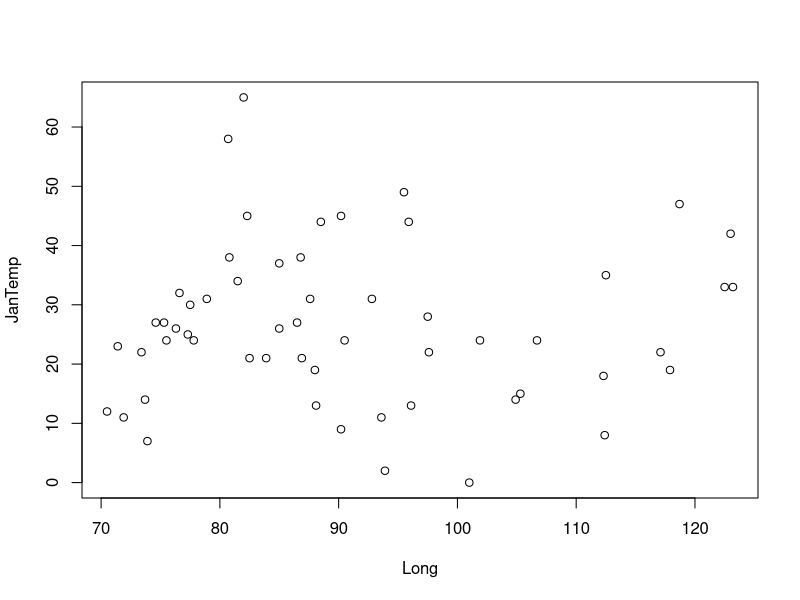
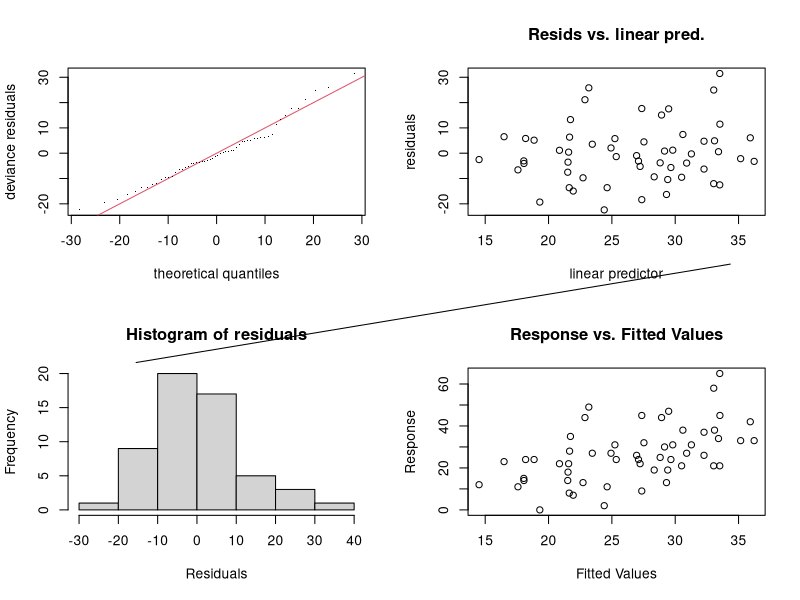
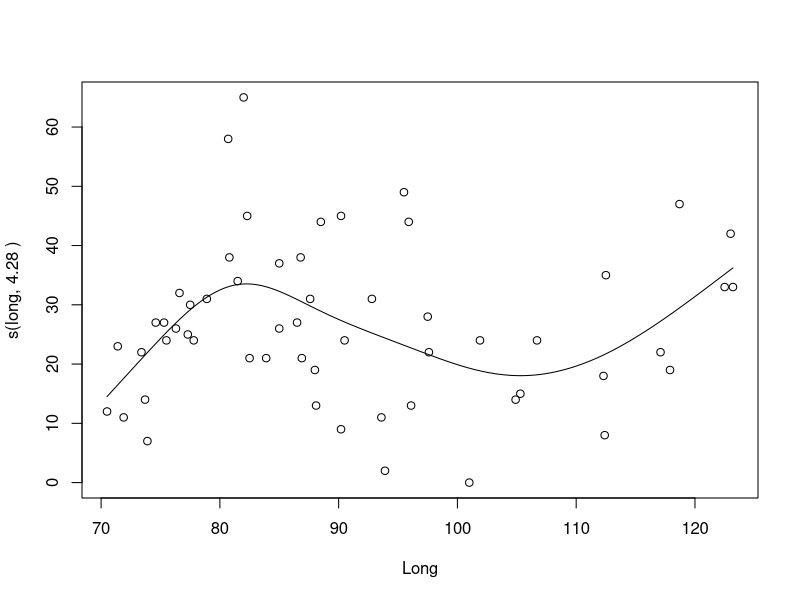
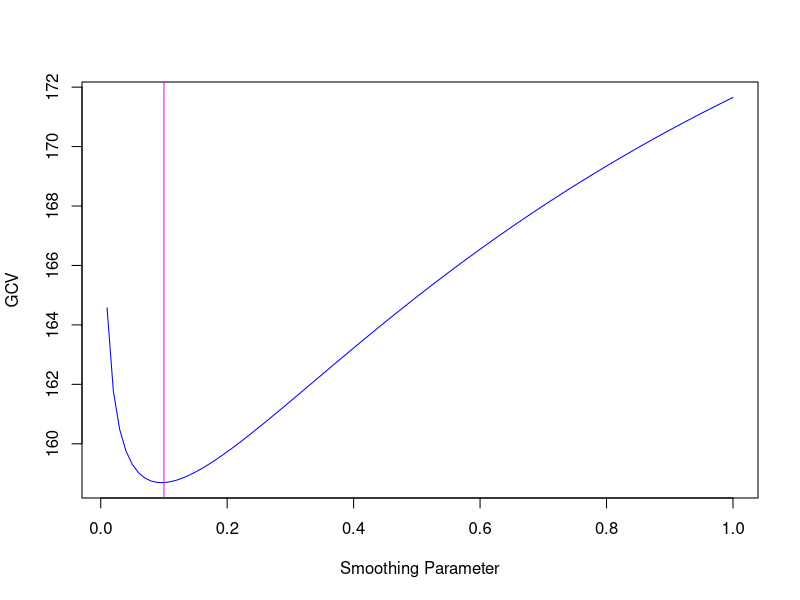
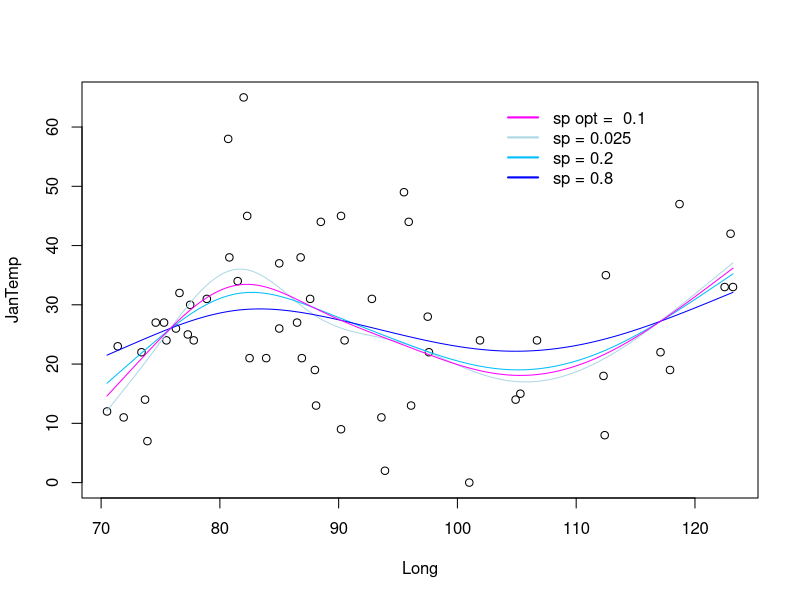
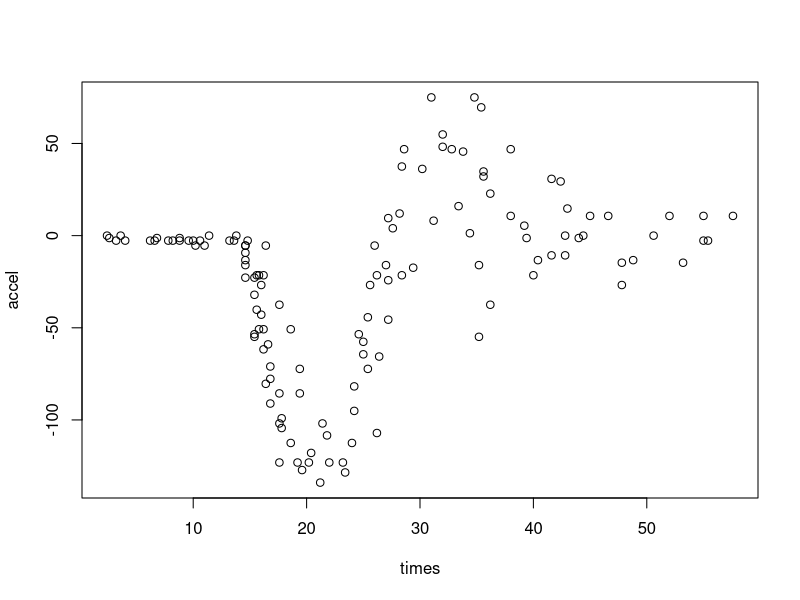
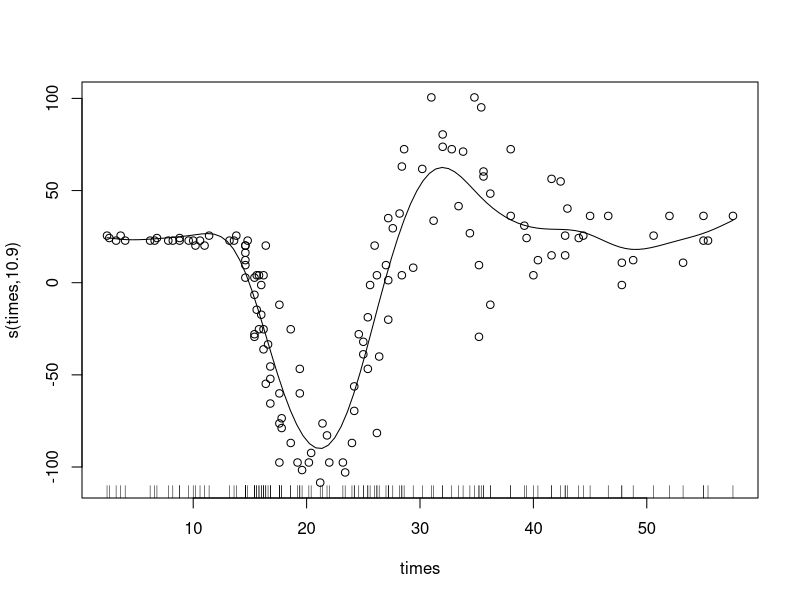
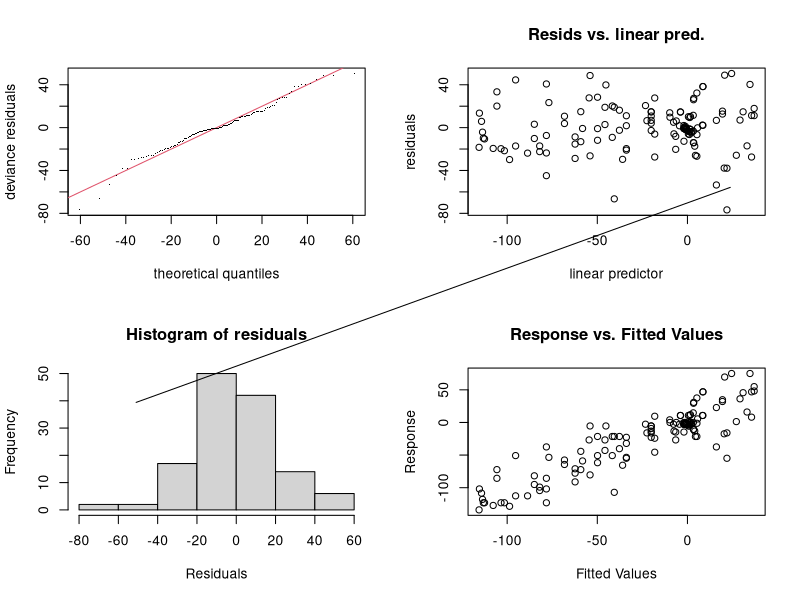

Reproduce these figures in R, in order.

#======================================================= GLAM Spring 2021 HW10 =====================================================

#--- Ex. 1 As in HW09, we are interested in the "temperature.txt" dataset.

# a) Fit a GAM model to describe the behavior of January temperature with respect to the Longitude.

rm(list = ls())
require(mgcv)
temp <- read.table(file='temperature.txt',header=T)
attach(temp)
n <- 56
par(mfrow=c(1,1))
plot(Long,JanTemp)

temp.spline <- gam(JanTemp~s(Long))
gam.check(temp.spline)
abline(0,1)
par(mfrow=c(1,1))
plot(x = Long, y = JanTemp, ylab = paste("s(long,",round(sum(temp.spline$edf)-1,digits = 2),")"))
x <- seq(from = min(Long), to = max(Long), by = 1e-2)
lines(x = x, y = predict(temp.spline, newdata = data.frame(Long = x)))
# temp.spline$sp
# plot(temp.spline,residuals=TRUE,se=FALSE,pch=1)


# b) Code a cross-validation procedure to select the best bandwidth parameter, according to the GCV criterion. Then plot the
#    curve of the criterion vs. the value of the parameter.

fine <- 100
GCV <- 1:fine
for (i in 1:fine){
  GCV[i] <- gam(JanTemp~s(Long), sp=i/fine, data=temp)$gcv.ubre
}
opt <- which.min(GCV)/fine
plot(1:fine/fine, GCV, xlab = "Smoothing Parameter", type = "l", col = "blue")
abline(v=opt, col = "magenta")

# c) Fit three different models with varying smoothing parameter and the optimal one. Plot the corresponding curve along with each other.
#    Does the optimal smoothing parameter yield a sensibly better curve than the other values?

temp.spline0.025 <- gam(JanTemp~s(Long),sp=0.025)
temp.spline0.2 <- gam(JanTemp~s(Long),sp=0.2)
temp.spline0.8 <- gam(JanTemp~s(Long),sp=0.8)
temp.spline.optim <- gam(JanTemp~s(Long),sp=opt)

plot(x = Long, y = JanTemp)
lines(x = x, y = predict(temp.spline0.025, newdata = data.frame(Long = x)), col = "lightblue")
lines(x = x, y = predict(temp.spline0.2, newdata = data.frame(Long = x)), col = "deepskyblue")
lines(x = x, y = predict(temp.spline0.8, newdata = data.frame(Long = x)), col = "blue")
lines(x = x, y = predict(temp.spline.optim, newdata = data.frame(Long = x)), col = "magenta")
legend(x = 103, y = 65,legend=c(paste('sp opt = ', opt),'sp = 0.025','sp = 0.2','sp = 0.8'), col=c('magenta','lightblue','deepskyblue','blue'),lwd=2,lty=1,bty='n')

#--- Ex. 2

# See analytical derivation of the projection matrix onto the spline basis.


#--- Ex. 3
#
#          The "mcycle" dataset (packages "MASS") records a series of measurements of head acceleration in a simulated motorcycle accident,
#          used to test crash helmets. The variables are "times" in milliseconds after impact, and "accel" in G. The influence matrix "A" of a
#          linear smoother allows linear representation of the model through \hat{y} = Ay, given the smoothing parameter lambda.


# a) Fit a gam model to capture the dependence of "accel" on "times".

require(MASS)
plot(mcycle)
mc <- gam(accel~s(times, k=20),data=mcycle)
plot(mc,residuals=TRUE,se=FALSE,pch=1)
summary(mc)
gam.check(mc)
abline(1,1)

# b) 
#     Fitting the model to I_j and evaluating the fitted values \hat{\mu}_i, is equivalent to forming \hat{\mu}_i = A*I_j,
#     the jth column of A. Making use of the columns of the identity matrix, find the influence matrix A corresponding to your model model in a).

n <- nrow(mcycle)
A <- matrix(0,n,n)
for (i in 1:n){
  mcycle$y <- mcycle$accel*0
  mcycle$y[i] <- 1
  A[,i] <- fitted(gam(y~s(times, k=20),data=mcycle,sp=mc$sp))
}

# c) What values do the rows of A sum to? How is it related to the intercept of your model?

rowSums(A) # sum up to 1, the model does not penalize the constant, we need b = Ab when b is a vector of constant.

# d) the linear representation of the smoother show that our model replaces each values y_i by a weighted sum of the
#    neighbouring y_i values. Plot the weights used to compute the 65th predicted value, with "times" in abcissa. This is known as
#    the "equivalent kernel".

plot(mcycle$times,A[65,],type="l",ylim=c(-0.05,0.15))
mcycle$times[65]

# e) Plot all the equivalent kernels on the same frame. Why do their peak heights vary?

for (i in 1:n){
  lines(mcycle$times,A[i,]) # vary with the number of data in the neighborhood (fewer data => higher kernel => sum up to 1)
}

# f) Finally, vary the smoothing parameter arround the GCV slected value. What happens to the equivalent kernel for the 65th
#    observation?

par(mfrow=c(2,2))
mcycle$y <- mcycle$accel*0
mcycle$y[65] <- 1
for (k in 1:4){
  plot(mcycle$times,fitted(gam(y~s(times,k=20),data=mcycle,sp=mc$sp*10^(k-1.5))),type="l",ylab="A[65,]",ylim=c(-0.01,0.12))
}
par(mfrow=c(1,1))

# smoothness and width of the kernel.
